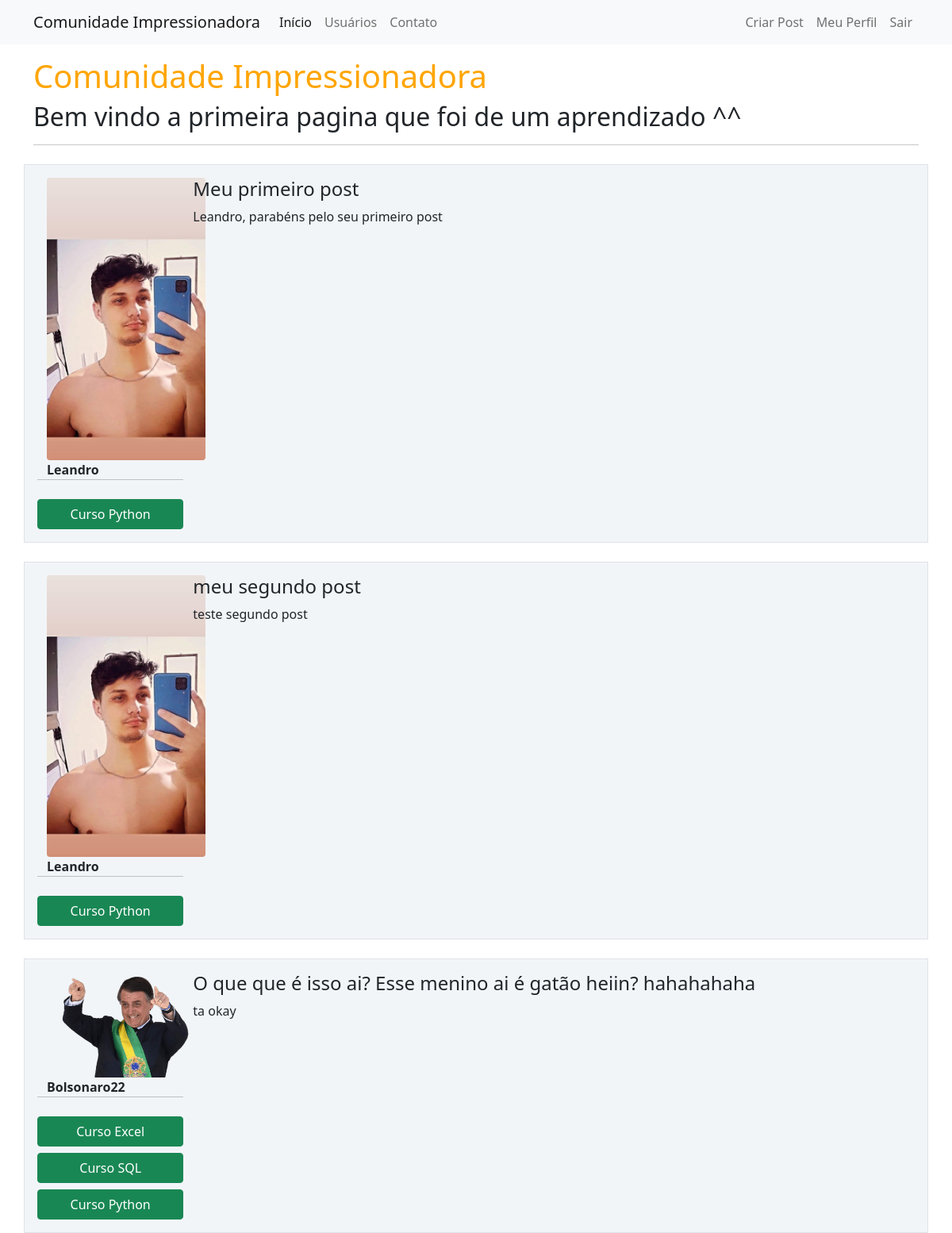
The app's page / (signed in) with its own data.
### sitecomunidade/models.py (models this page shows)
class Post(database.Model):
    id = database.Column(database.Integer, primary_key=True)
    titulo = database.Column(database.String, nullable=False)
    corpo = database.Column(database.Text, nullable=False)
    data_criacao = database.Column(database.DateTime, nullable=False, default=datetime.utcnow)
    id_usuario = database.Column(database.Integer, database.ForeignKey('usuario.id'), nullable=False)

class Usuario(database.Model, UserMixin):
    id = database.Column(database.Integer, primary_key=True)
    username = database.Column(database.String, nullable=False)
    email = database.Column(database.String, nullable=False, unique=True)
    senha = database.Column(database.String, nullable=False)
    foto_perfil = database.Column(database.String, default='default.jpg')
    posts = database.relationship('Post', backref='autor', lazy=True)
    cursos = database.Column(database.String, nullable=False, default='Não informado')

### sitecomunidade/routes.py (the view)
@app.route('/')
def home():
    posts = Post.query.all()
    return render_template('home.html', posts=posts)

### sitecomunidade/models.py (called while the page is built)
@login_manager.user_loader
def load_usuario(id_usuario):
    return Usuario.query.get(int(id_usuario))

### sitecomunidade/templates/home.html
{% extends 'base.html' %}
{% block body %}
    <div class="container mt-3">
        <h1 style="color:orange">Comunidade Impressionadora</h1>
        <h2>Bem vindo a primeira pagina que foi de um aprendizado ^^</h2>
        <hr>
        {%for post in posts%}
        <div class="row border mt-4 p-3 meupost">
            <div class="col col-2">
                <div class="image pe-2"> <img src="{{ url_for('static', filename='fotos_perfil/{}'.format(post.autor.foto_perfil))}}" class="rounded" width="200" ></div>
                <strong>{{ post.autor.username}}</strong>
                <div class="row justify-content-center">
                        <hr>
                        {% for curso in  post.autor.cursos.split(';') %}
                            <button type="button" class="btn btn-success mt-2" disable >{{ curso }}</button>
                        {%endfor%}
                </div>
            </div>
            <div class="col col-10">
                <h4> {{post.titulo}} </h4>
                <p>  {{post.corpo}}</p>
            </div>
        </div>
        {%endfor%}
    </div>
{% endblock %}

### sitecomunidade/static/main.css (style rules this page uses)
.meupost { background: #f2f5f8 !important; }

### records on screen
Post: foto_perfil (picture), autor.username "Leandro", titulo "Meu primeiro post", corpo "Leandro, parabéns pelo seu primeiro post"
Usuario: cursos "Curso Python"
Post: foto_perfil (picture), autor.username "Leandro", titulo "meu segundo post", corpo "teste segundo post"
Post: foto_perfil (picture), autor.username "Bolsonaro22", curso "Curso Excel" "Curso SQL" "Curso Python", titulo "O que que é isso ai? Esse menino ai é gatão heiin? hahahahaha", corpo "ta okay"
